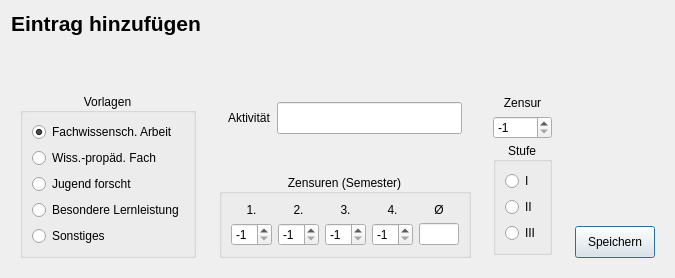
<?xml version="1.0" encoding="UTF-8"?>
<ui version="4.0">
 <class>ScientificWorkDialog</class>
 <widget class="QDialog" name="ScientificWorkDialog">
  <property name="windowModality">
   <enum>Qt::WindowModal</enum>
  </property>
  <property name="geometry">
   <rect>
    <x>0</x>
    <y>0</y>
    <width>675</width>
    <height>278</height>
   </rect>
  </property>
  <property name="windowTitle">
   <string>Dialog</string>
  </property>
  <layout class="QVBoxLayout" name="verticalLayout_2">
   <item>
    <layout class="QVBoxLayout" name="verticalLayout">
     <item>
      <widget class="QLabel" name="lblStudentName">
       <property name="font">
        <font>
         <pointsize>16</pointsize>
         <bold>true</bold>
        </font>
       </property>
       <property name="text">
        <string>Eintrag hinzufügen</string>
       </property>
      </widget>
     </item>
     <item>
      <spacer name="verticalSpacer">
       <property name="orientation">
        <enum>Qt::Vertical</enum>
       </property>
       <property name="sizeHint" stdset="0">
        <size>
         <width>20</width>
         <height>40</height>
        </size>
       </property>
      </spacer>
     </item>
     <item>
      <widget class="QWidget" name="groupEdit" native="true">
       <property name="sizePolicy">
        <sizepolicy hsizetype="Preferred" vsizetype="Preferred">
         <horstretch>0</horstretch>
         <verstretch>0</verstretch>
        </sizepolicy>
       </property>
       <layout class="QHBoxLayout" name="horizontalLayout_2">
        <item>
         <widget class="QGroupBox" name="gbTemplates">
          <property name="sizePolicy">
           <sizepolicy hsizetype="Maximum" vsizetype="Preferred">
            <horstretch>0</horstretch>
            <verstretch>0</verstretch>
           </sizepolicy>
          </property>
          <property name="title">
           <string>Vorlagen</string>
          </property>
          <property name="alignment">
           <set>Qt::AlignCenter</set>
          </property>
          <layout class="QVBoxLayout" name="verticalLayout_4">
           <item>
            <widget class="QRadioButton" name="rbTemplate1">
             <property name="text">
              <string>Fachwissensch. Arbeit</string>
             </property>
             <property name="checked">
              <bool>true</bool>
             </property>
            </widget>
           </item>
           <item>
            <widget class="QRadioButton" name="rbTemplate2">
             <property name="text">
              <string>Wiss.-propäd. Fach</string>
             </property>
            </widget>
           </item>
           <item>
            <widget class="QRadioButton" name="rbTemplate3">
             <property name="text">
              <string>Jugend forscht</string>
             </property>
            </widget>
           </item>
           <item>
            <widget class="QRadioButton" name="rbTemplate4">
             <property name="text">
              <string>Besondere Lernleistung</string>
             </property>
            </widget>
           </item>
           <item>
            <widget class="QRadioButton" name="rbTemplate5">
             <property name="text">
              <string>Sonstiges</string>
             </property>
            </widget>
           </item>
          </layout>
         </widget>
        </item>
        <item>
         <spacer name="horizontalSpacer_1">
          <property name="orientation">
           <enum>Qt::Horizontal</enum>
          </property>
          <property name="sizeType">
           <enum>QSizePolicy::Preferred</enum>
          </property>
          <property name="sizeHint" stdset="0">
           <size>
            <width>20</width>
            <height>20</height>
           </size>
          </property>
         </spacer>
        </item>
        <item>
         <layout class="QVBoxLayout" name="verticalLayout_1">
          <item>
           <spacer name="verticalSpacer_1">
            <property name="orientation">
             <enum>Qt::Vertical</enum>
            </property>
            <property name="sizeType">
             <enum>QSizePolicy::Preferred</enum>
            </property>
            <property name="sizeHint" stdset="0">
             <size>
              <width>20</width>
              <height>0</height>
             </size>
            </property>
           </spacer>
          </item>
          <item>
           <widget class="QWidget" name="groupActivity" native="true">
            <property name="sizePolicy">
             <sizepolicy hsizetype="Expanding" vsizetype="Preferred">
              <horstretch>0</horstretch>
              <verstretch>0</verstretch>
             </sizepolicy>
            </property>
            <layout class="QHBoxLayout" name="horizontalLayout_2">
             <item>
              <widget class="QLabel" name="lblActivity">
               <property name="text">
                <string>Aktivität</string>
               </property>
              </widget>
             </item>
             <item>
              <widget class="QLineEdit" name="leActivity">
               <property name="sizePolicy">
                <sizepolicy hsizetype="Expanding" vsizetype="Fixed">
                 <horstretch>0</horstretch>
                 <verstretch>0</verstretch>
                </sizepolicy>
               </property>
               <property name="minimumSize">
                <size>
                 <width>0</width>
                 <height>32</height>
                </size>
               </property>
              </widget>
             </item>
            </layout>
           </widget>
          </item>
          <item>
           <spacer name="verticalSpacer_2">
            <property name="orientation">
             <enum>Qt::Vertical</enum>
            </property>
            <property name="sizeType">
             <enum>QSizePolicy::Expanding</enum>
            </property>
            <property name="sizeHint" stdset="0">
             <size>
              <width>20</width>
              <height>0</height>
             </size>
            </property>
           </spacer>
          </item>
          <item>
           <spacer name="horizontalSpacer_4">
            <property name="orientation">
             <enum>Qt::Horizontal</enum>
            </property>
            <property name="sizeType">
             <enum>QSizePolicy::Expanding</enum>
            </property>
            <property name="sizeHint" stdset="0">
             <size>
              <width>40</width>
              <height>0</height>
             </size>
            </property>
           </spacer>
          </item>
          <item>
           <widget class="QGroupBox" name="gbSubjectGrades">
            <property name="sizePolicy">
             <sizepolicy hsizetype="Expanding" vsizetype="Preferred">
              <horstretch>0</horstretch>
              <verstretch>0</verstretch>
             </sizepolicy>
            </property>
            <property name="title">
             <string>Zensuren (Semester)</string>
            </property>
            <property name="alignment">
             <set>Qt::AlignCenter</set>
            </property>
            <layout class="QVBoxLayout" name="verticalLayout_11">
             <item>
              <layout class="QGridLayout" name="gridLayout_1">
               <item row="0" column="1">
                <widget class="QLabel" name="lblSubjectSemester2">
                 <property name="text">
                  <string>2.</string>
                 </property>
                 <property name="alignment">
                  <set>Qt::AlignCenter</set>
                 </property>
                </widget>
               </item>
               <item row="1" column="3">
                <widget class="QSpinBox" name="sbSubjectGrade4">
                 <property name="minimum">
                  <number>-1</number>
                 </property>
                 <property name="maximum">
                  <number>15</number>
                 </property>
                 <property name="value">
                  <number>-1</number>
                 </property>
                </widget>
               </item>
               <item row="1" column="4">
                <widget class="QLineEdit" name="leSubjectAvg">
                 <property name="sizePolicy">
                  <sizepolicy hsizetype="Minimum" vsizetype="Fixed">
                   <horstretch>0</horstretch>
                   <verstretch>0</verstretch>
                  </sizepolicy>
                 </property>
                 <property name="maximumSize">
                  <size>
                   <width>40</width>
                   <height>16777215</height>
                  </size>
                 </property>
                 <property name="focusPolicy">
                  <enum>Qt::NoFocus</enum>
                 </property>
                </widget>
               </item>
               <item row="0" column="0">
                <widget class="QLabel" name="lblSubjectSemester1">
                 <property name="text">
                  <string>1.</string>
                 </property>
                 <property name="alignment">
                  <set>Qt::AlignCenter</set>
                 </property>
                </widget>
               </item>
               <item row="0" column="3">
                <widget class="QLabel" name="lblSubjectSemester4">
                 <property name="text">
                  <string>4.</string>
                 </property>
                 <property name="alignment">
                  <set>Qt::AlignCenter</set>
                 </property>
                </widget>
               </item>
               <item row="1" column="2">
                <widget class="QSpinBox" name="sbSubjectGrade3">
                 <property name="minimum">
                  <number>-1</number>
                 </property>
                 <property name="maximum">
                  <number>15</number>
                 </property>
                 <property name="value">
                  <number>-1</number>
                 </property>
                </widget>
               </item>
               <item row="0" column="4">
                <widget class="QLabel" name="lblSubjectAvg">
                 <property name="sizePolicy">
                  <sizepolicy hsizetype="Minimum" vsizetype="Preferred">
                   <horstretch>0</horstretch>
                   <verstretch>0</verstretch>
                  </sizepolicy>
                 </property>
                 <property name="text">
                  <string>Ø</string>
                 </property>
                 <property name="alignment">
                  <set>Qt::AlignCenter</set>
                 </property>
                </widget>
               </item>
               <item row="1" column="0">
                <widget class="QSpinBox" name="sbSubjectGrade1">
                 <property name="minimum">
                  <number>-1</number>
                 </property>
                 <property name="maximum">
                  <number>15</number>
                 </property>
                 <property name="value">
                  <number>-1</number>
                 </property>
                </widget>
               </item>
               <item row="1" column="1">
                <widget class="QSpinBox" name="sbSubjectGrade2">
                 <property name="minimum">
                  <number>-1</number>
                 </property>
                 <property name="maximum">
                  <number>15</number>
                 </property>
                 <property name="value">
                  <number>-1</number>
                 </property>
                </widget>
               </item>
               <item row="0" column="2">
                <widget class="QLabel" name="lblSubjectSemester3">
                 <property name="text">
                  <string>3.</string>
                 </property>
                 <property name="alignment">
                  <set>Qt::AlignCenter</set>
                 </property>
                </widget>
               </item>
              </layout>
             </item>
            </layout>
           </widget>
          </item>
         </layout>
        </item>
        <item>
         <spacer name="horizontalSpacer_2">
          <property name="orientation">
           <enum>Qt::Horizontal</enum>
          </property>
          <property name="sizeType">
           <enum>QSizePolicy::Preferred</enum>
          </property>
          <property name="sizeHint" stdset="0">
           <size>
            <width>20</width>
            <height>20</height>
           </size>
          </property>
         </spacer>
        </item>
        <item>
         <layout class="QVBoxLayout" name="verticalLayout_7">
          <property name="spacing">
           <number>0</number>
          </property>
          <item>
           <widget class="QWidget" name="groupGrade" native="true">
            <property name="sizePolicy">
             <sizepolicy hsizetype="Preferred" vsizetype="Fixed">
              <horstretch>0</horstretch>
              <verstretch>0</verstretch>
             </sizepolicy>
            </property>
            <layout class="QVBoxLayout" name="verticalLayout_5">
             <property name="spacing">
              <number>6</number>
             </property>
             <property name="leftMargin">
              <number>0</number>
             </property>
             <property name="topMargin">
              <number>0</number>
             </property>
             <property name="rightMargin">
              <number>0</number>
             </property>
             <property name="bottomMargin">
              <number>0</number>
             </property>
             <item>
              <widget class="QLabel" name="lblGrade">
               <property name="text">
                <string>Zensur</string>
               </property>
               <property name="alignment">
                <set>Qt::AlignCenter</set>
               </property>
              </widget>
             </item>
             <item>
              <widget class="QSpinBox" name="sbGrade">
               <property name="minimum">
                <number>-1</number>
               </property>
               <property name="maximum">
                <number>15</number>
               </property>
               <property name="value">
                <number>-1</number>
               </property>
              </widget>
             </item>
            </layout>
           </widget>
          </item>
          <item>
           <widget class="QGroupBox" name="gbLevel">
            <property name="sizePolicy">
             <sizepolicy hsizetype="Preferred" vsizetype="Maximum">
              <horstretch>0</horstretch>
              <verstretch>0</verstretch>
             </sizepolicy>
            </property>
            <property name="title">
             <string>Stufe</string>
            </property>
            <property name="alignment">
             <set>Qt::AlignCenter</set>
            </property>
            <layout class="QVBoxLayout" name="verticalLayout_6">
             <item>
              <widget class="QRadioButton" name="rbLevel1">
               <property name="text">
                <string>I</string>
               </property>
              </widget>
             </item>
             <item>
              <widget class="QRadioButton" name="rbLevel2">
               <property name="text">
                <string>II</string>
               </property>
              </widget>
             </item>
             <item>
              <widget class="QRadioButton" name="rbLevel3">
               <property name="text">
                <string>III</string>
               </property>
              </widget>
             </item>
            </layout>
           </widget>
          </item>
         </layout>
        </item>
        <item>
         <spacer name="horizontalSpacer_3">
          <property name="orientation">
           <enum>Qt::Horizontal</enum>
          </property>
          <property name="sizeType">
           <enum>QSizePolicy::Preferred</enum>
          </property>
          <property name="sizeHint" stdset="0">
           <size>
            <width>20</width>
            <height>20</height>
           </size>
          </property>
         </spacer>
        </item>
        <item>
         <layout class="QVBoxLayout" name="verticalLayout_3">
          <item>
           <spacer name="verticalSpacer_4">
            <property name="orientation">
             <enum>Qt::Vertical</enum>
            </property>
            <property name="sizeHint" stdset="0">
             <size>
              <width>20</width>
              <height>40</height>
             </size>
            </property>
           </spacer>
          </item>
          <item>
           <widget class="QPushButton" name="btnSave">
            <property name="minimumSize">
             <size>
              <width>0</width>
              <height>32</height>
             </size>
            </property>
            <property name="text">
             <string>Speichern</string>
            </property>
           </widget>
          </item>
         </layout>
        </item>
       </layout>
      </widget>
     </item>
    </layout>
   </item>
  </layout>
 </widget>
 <resources/>
 <connections/>
</ui>
